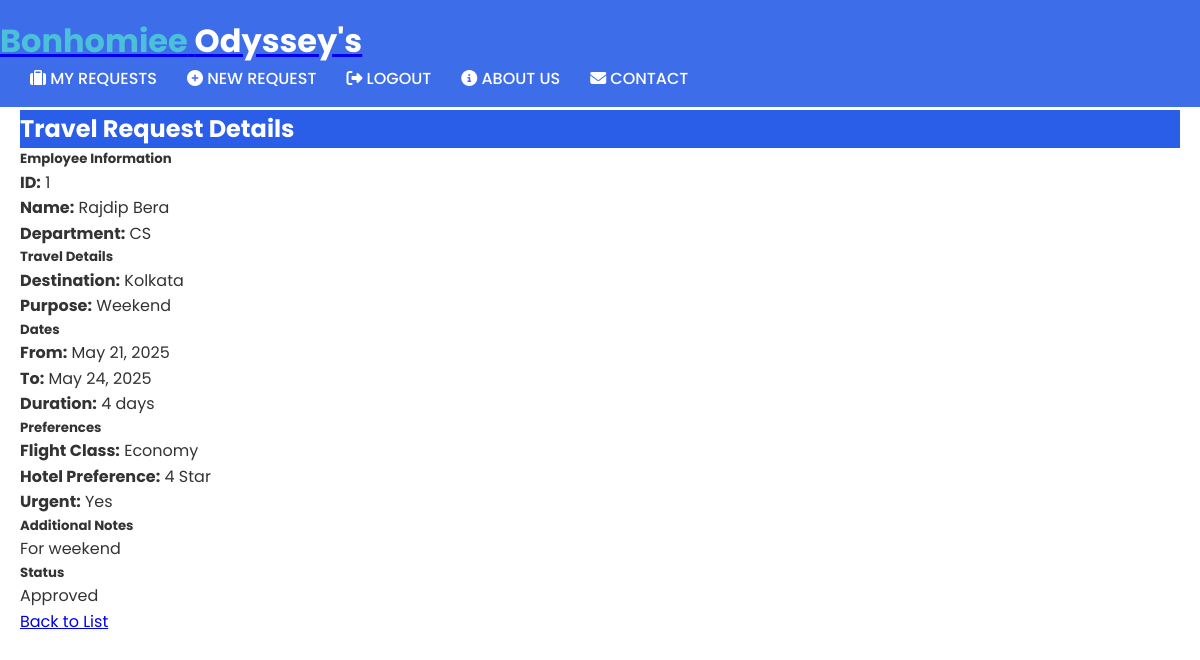
Page /requests/1/ (signed in) on the committed database.
### travel/models.py (models this page shows, shortened)
class TravelRequest(models.Model):
    FLIGHT_CLASS_CHOICES = [
        ('economy', 'Economy'),
        ('business', 'Business'),
        ('premium', 'Premium Economy'),
    ]
    HOTEL_CHOICES = [
        ('3star', '3 Star'),
        ('4star', '4 Star'),
        ('5star', '5 Star'),
    ]
    STATUS_CHOICES = [
        ('pending', 'Pending'),
        ('approved', 'Approved'),
        ('rejected', 'Rejected'),
    ]
    user = models.ForeignKey(User, on_delete=models.CASCADE)  # This is the critical field
    employee_number = models.CharField(max_length=50)
    name = models.CharField(max_length=100)
    department = models.CharField(max_length=100)
    destination = models.CharField(max_length=100)
    travel_purpose = models.TextField()
    start_date = models.DateField()
    end_date = models.DateField()
    flight_class = models.CharField(max_length=20, choices=FLIGHT_CLASS_CHOICES)
    hotel_preference = models.CharField(max_length=20, choices=HOTEL_CHOICES)
    notes = models.TextField(blank=True)
    is_urgent = models.BooleanField(default=False)
    status = models.CharField(max_length=20, choices=STATUS_CHOICES, default='pending')
    created_at = models.DateTimeField(auto_now_add=True)
    updated_at = models.DateTimeField(auto_now=True)
    admin_verified = models.BooleanField(default=False)
    verification_notification_sent = models.BooleanField(default=False)
    @property
    def duration(self):
        return (self.end_date - self.start_date).days + 1

### travel/views.py (the view)
# urls.py: path('requests/<int:pk>/', views.travel_request_detail, name='travel_request_detail'),
@login_required
def travel_request_detail(request, pk):
    travel_request = get_object_or_404(TravelRequest, pk=pk, user=request.user)
    return render(request, 'travel/travel_request_detail.html', {
        'request': travel_request
    })

### travel/templates/travel/travel_request_detail.html (shortened to what this page needs)
{% extends 'travel/navbar.html' %}
{% load static %}
{% block content %}
<div class="container" style="padding-top: 30px;">
    <div class="card shadow">
        <div class="card-header" style="background-color: #2a5ee8; color: white;">
            <h2>Travel Request Details</h2>
        </div>
        <div class="card-body">
            <div class="row mb-4">
                <div class="col-md-6">
                    <h5>Employee Information</h5>
                    <p><strong>ID:</strong> {{ request.employee_number }}</p>
                    <p><strong>Name:</strong> {{ request.name }}</p>
                    <p><strong>Department:</strong> {{ request.department }}</p>
                </div>
                <div class="col-md-6">
                    <h5>Travel Details</h5>
                    <p><strong>Destination:</strong> {{ request.destination }}</p>
                    <p><strong>Purpose:</strong> {{ request.travel_purpose }}</p>
                </div>
            </div>
            <div class="row mb-4">
                <div class="col-md-6">
                    <h5>Dates</h5>
                    <p><strong>From:</strong> {{ request.start_date|date:"M d, Y" }}</p>
                    <p><strong>To:</strong> {{ request.end_date|date:"M d, Y" }}</p>
                    <p><strong>Duration:</strong> {{ request.duration }} days</p>
                </div>
                <div class="col-md-6">
                    <h5>Preferences</h5>
                    <p><strong>Flight Class:</strong> {{ request.get_flight_class_display }}</p>
                    <p><strong>Hotel Preference:</strong> {{ request.get_hotel_preference_display }}</p>
                    <p><strong>Urgent:</strong> {% if request.is_urgent %}Yes{% else %}No{% endif %}</p>
                </div>
            </div>
            {% if request.notes %}
            <div class="mb-4">
                <h5>Additional Notes</h5>
                <p>{{ request.notes }}</p>
            </div>
            {% endif %}
            <div class="mb-4">
                <h5>Status</h5>
                <span class="badge
                    {% if request.status == 'approved' %}bg-success
                    {% elif request.status == 'rejected' %}bg-danger
                    {% else %}bg-warning text-dark{% endif %}">
                    {{ request.get_status_display }}
                </span>
            </div>
            <div class="d-flex justify-content-end">
                <a href="{% url 'travel:travel_request_list' %}" class="btn btn-secondary me-2">
                    Back to List
                </a>
            </div>
        </div>
    </div>
</div>
{% endblock %}

### travel/templates/travel/navbar.html (style rules this page uses)
:root { --primary-color: #2a5ee8; --secondary-color: #1a3a8f; --accent-color: #4bc0d9; --light-color: #f8f9fa; --dark-color: #212529; --success-color: #28a745; }
* { margin: 0; padding: 0; box-sizing: border-box; }
body { font-family: 'Poppins', sans-serif; line-height: 1.6; color: #333; background-color: #fff; }
.container, .cntr { width: 100%; max-width: 1200px; margin: 0 auto; padding: 0 20px; }

### rows in the picture
TravelRequest: employee_number "1", name "Rajdip Bera", department "CS", destination "Kolkata", travel_purpose "Weekend", start_date "May 21, 2025", end_date "May 24, 2025", duration "4", flight_class "Economy", hotel_preference "4 Star", notes "For weekend", status "Approved"
